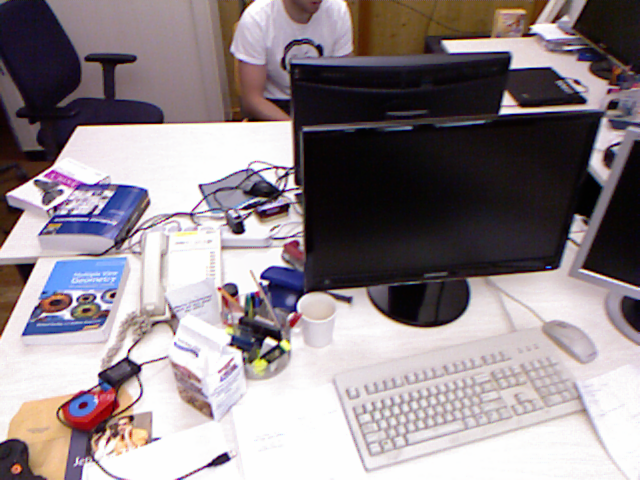
%> input picture matlab_scripts/img1.png, 640 x 480 px
$ octave surf_sim3_horn.m   (GNU Octave 9; MATLAB toolbox functions it lacks are replaced by stand-ins)
%> lines starting %> are read from the running program, lines starting %| are printed output that depends on the picture
% Test Horn Algorithm with SURF Features
close all;clc;

% ---------- Compute SURF Features From Images ---------- %
% Load Original + Depth Image
original = imread('img1.png');
%> original is the input picture: size 480x640x3 uint8; mean R, G, B 144.6, 134.5, 139
dMap_org = imread('dep1.png');
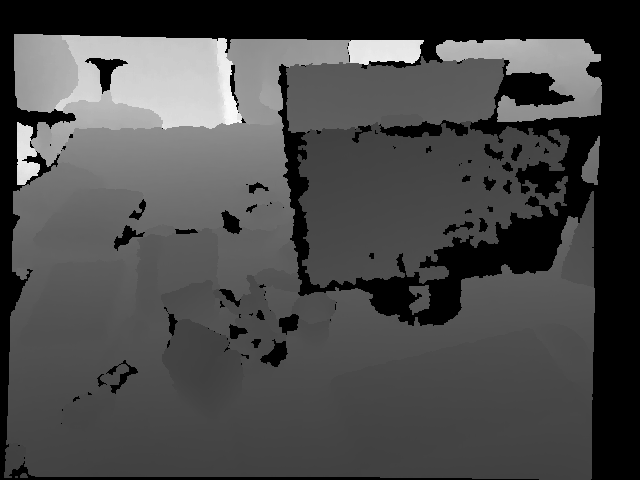
%> input picture matlab_scripts/dep1.png, 640 x 480 px
%> dMap_org is the input picture: size 480x640 uint16; min 0, max 18587, mean 5339.7
original = rgb2gray(original);
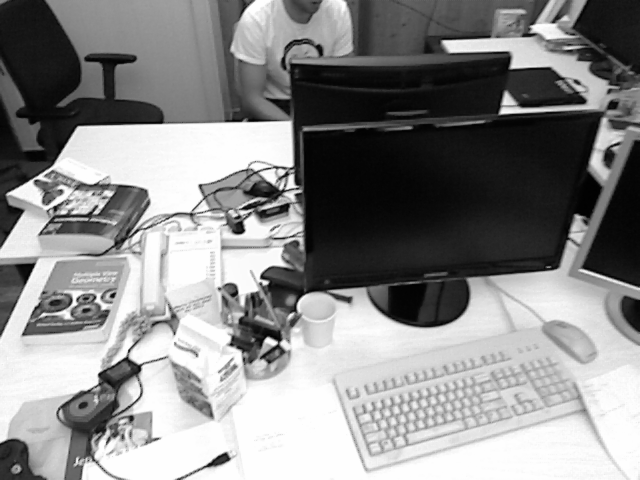
%> original: size 480x640 uint8; min 1, max 254, mean 138
figure;
imshow(original);

distorted = imread('img2.png');
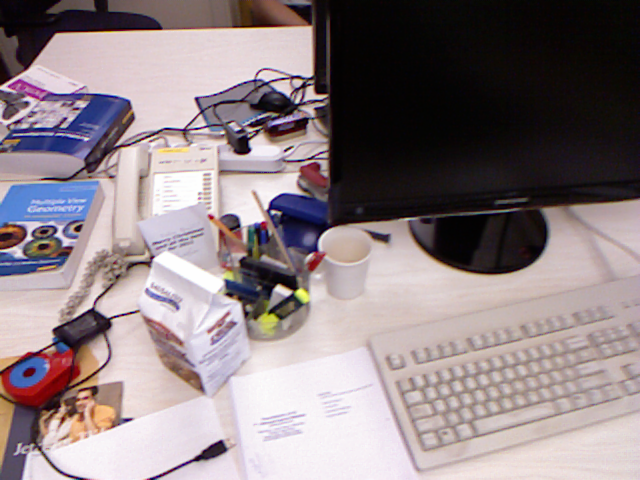
%> input picture matlab_scripts/img2.png, 640 x 480 px
%> distorted is the input picture: size 480x640x3 uint8; mean R, G, B 141.5, 129, 132.6
dMap_dis = imread('dep2.png');
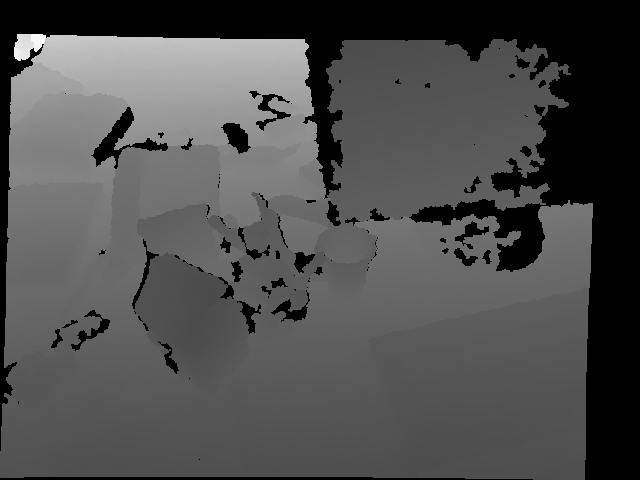
%> input picture matlab_scripts/dep2.png, 640 x 480 px
%> dMap_dis is the input picture: size 480x640 uint16; min 0, max 10822, mean 3331.3
distorted = rgb2gray(distorted);
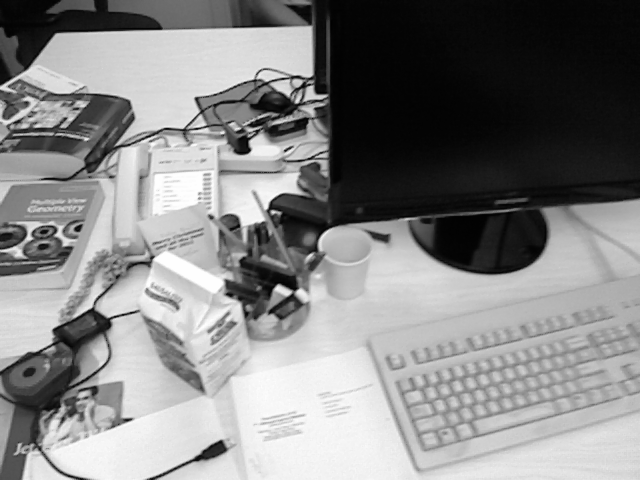
%> distorted: size 480x640 uint8; min 1, max 254, mean 133.2
figure;
imshow(distorted);


% Find matching between two images

% (i) Detect features in both images
%> (the run ends here)
